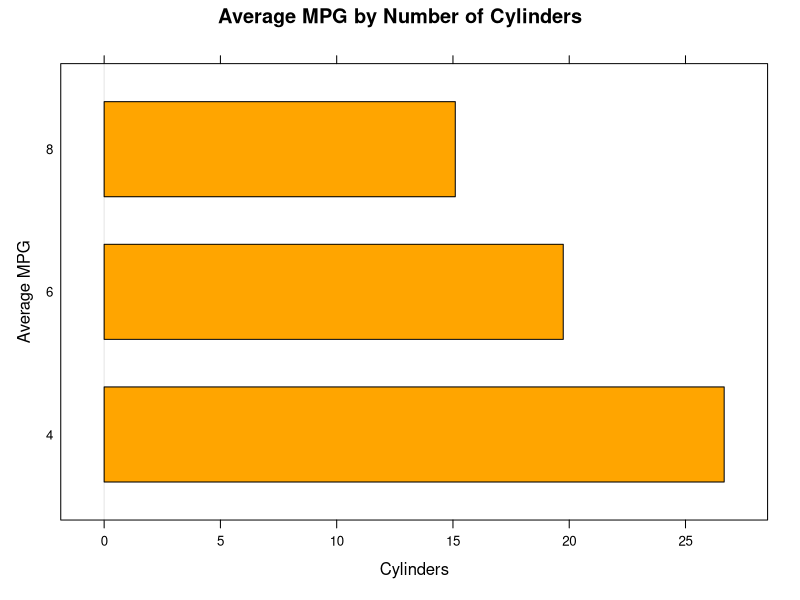
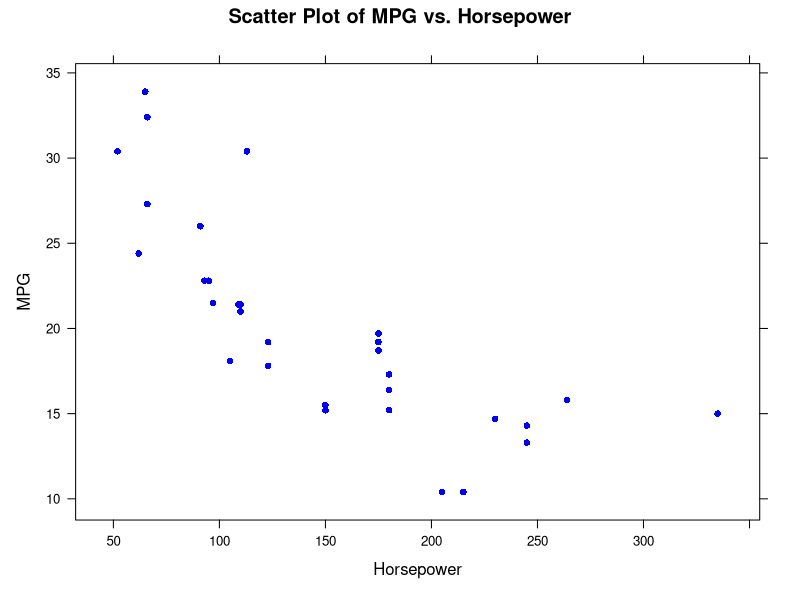
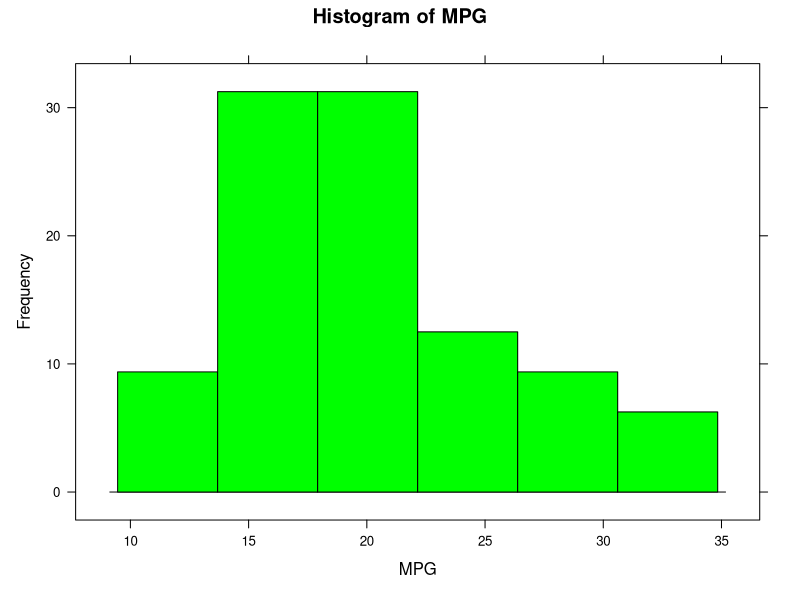
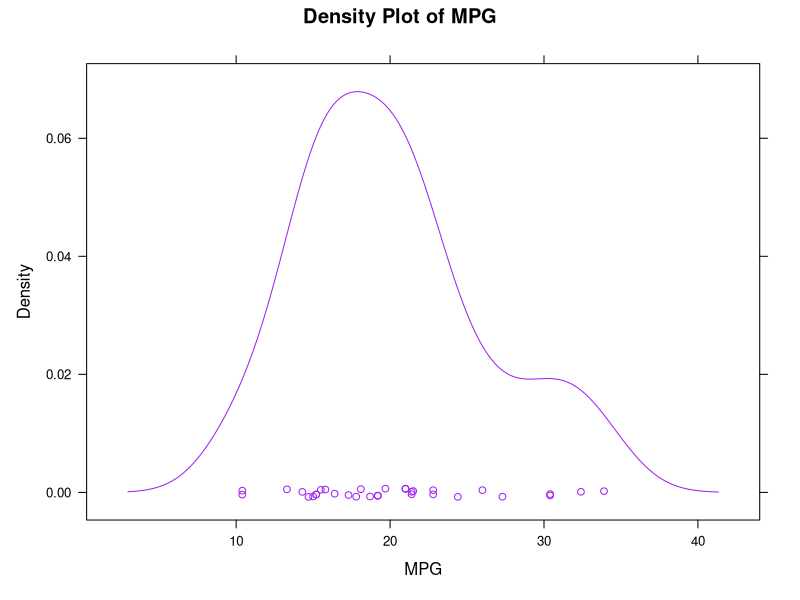
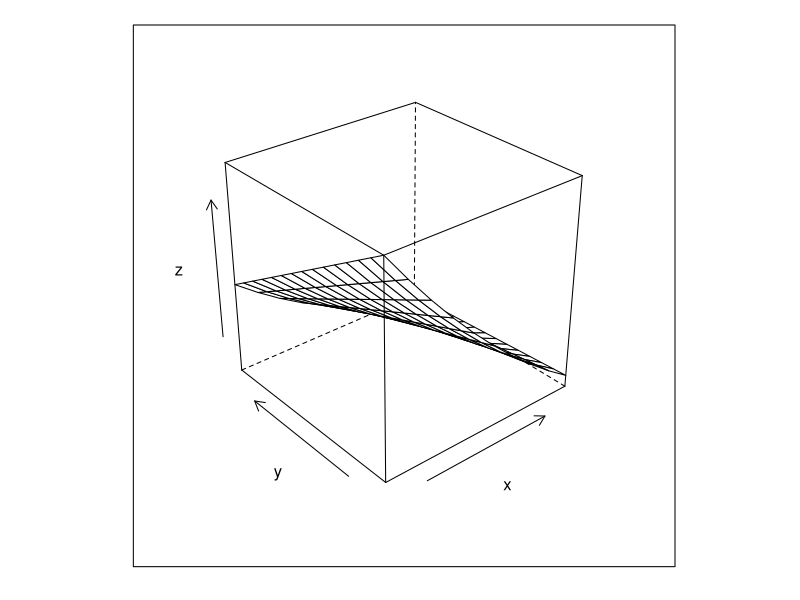
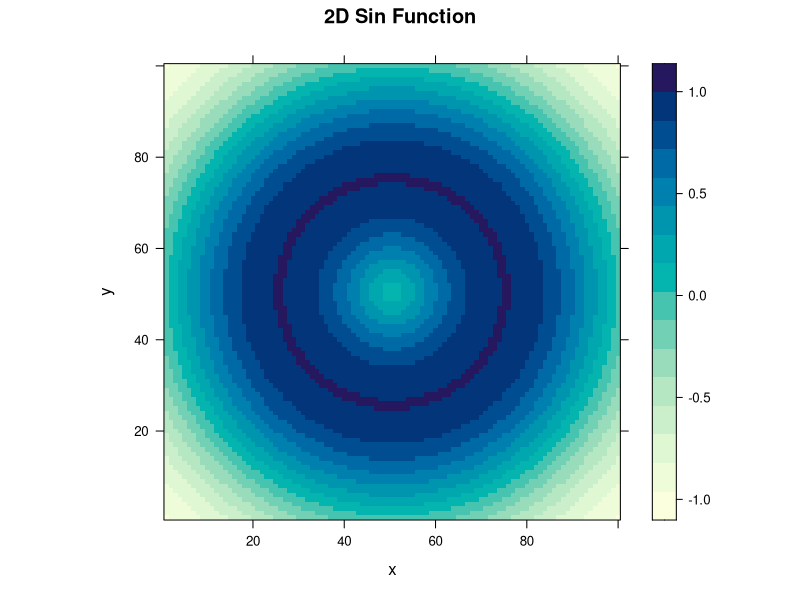

Here is the R script that generated these plots, in order:

library(lattice)
avg_mpg_by_cyl = tapply(mtcars$mpg, mtcars$cyl, mean)
# Create a bar plot 
bar_plot = barchart(avg_mpg_by_cyl, main = "Average MPG by Number of Cylinders",xlab = "Cylinders", ylab = "Average MPG", col = "orange")
print(bar_plot)

# Create a scatter plot 
scatter_plot = xyplot(mpg ~ hp, data = mtcars, pch = 16, col = "blue", main = "Scatter Plot of MPG vs. Horsepower", xlab = "Horsepower", ylab = "MPG") 
print(scatter_plot)

# Create a histogram 
histogram_plot = histogram (~ mpg, data = mtcars, main = "Histogram of MPG", xlab = "MPG", ylab = "Frequency", col = "green") 
print(histogram_plot)

# Create a density plot of MPG values
density_plot <- densityplot(~ mpg, data = mtcars, main = "Density Plot of MPG", xlab = "MPG", ylab = "Density", col = "purple") 
print(density_plot)


a = 1:10
b = 1:15
# Generate a data frame 
eg =- expand.grid(x=a, y=b)
eg$z = eg$x^2 + eg$x * eg$y
# Create a 3D wireframe plot to visualize 'z' vs 'x' and 'y'
wireframe(z ~ x+y, eg)

#Level plot
x = seq(-pi, pi, length.out = 100)
y = seq(-pi, pi, length.out = 100)
z = outer(x, y, function(x, y) sin(sqrt(x^2 + y^2)))
levelplot(z, xlab = "x", ylab = "y", main = "2D Sin Function")
